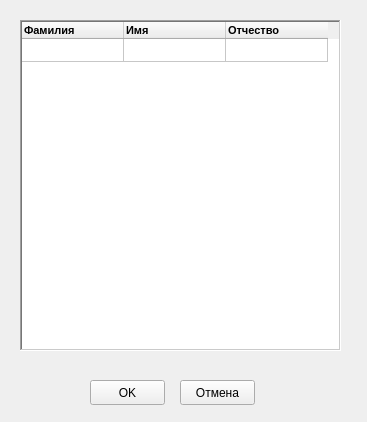
<?xml version="1.0" encoding="UTF-8"?>
<ui version="4.0">
 <class>Form</class>
 <widget class="QWidget" name="Form">
  <property name="windowModality">
   <enum>Qt::ApplicationModal</enum>
  </property>
  <property name="geometry">
   <rect>
    <x>0</x>
    <y>0</y>
    <width>367</width>
    <height>422</height>
   </rect>
  </property>
  <property name="windowTitle">
   <string>Выбор сотрудника</string>
  </property>
  <property name="windowIcon">
   <iconset>
    <normaloff>bmp/18.bmp</normaloff>bmp/18.bmp</iconset>
  </property>
  <widget class="QPushButton" name="pushButton">
   <property name="geometry">
    <rect>
     <x>90</x>
     <y>380</y>
     <width>75</width>
     <height>25</height>
    </rect>
   </property>
   <property name="text">
    <string>OK</string>
   </property>
   <property name="icon">
    <iconset>
     <normaloff>bmp/124.bmp</normaloff>bmp/124.bmp</iconset>
   </property>
  </widget>
  <widget class="QPushButton" name="pushButton_2">
   <property name="geometry">
    <rect>
     <x>180</x>
     <y>380</y>
     <width>75</width>
     <height>25</height>
    </rect>
   </property>
   <property name="text">
    <string>Отмена</string>
   </property>
   <property name="icon">
    <iconset>
     <normaloff>bmp/111.bmp</normaloff>bmp/111.bmp</iconset>
   </property>
  </widget>
  <widget class="QTableWidget" name="tableWidget">
   <property name="geometry">
    <rect>
     <x>20</x>
     <y>20</y>
     <width>321</width>
     <height>331</height>
    </rect>
   </property>
   <property name="frameShape">
    <enum>QFrame::WinPanel</enum>
   </property>
   <property name="lineWidth">
    <number>0</number>
   </property>
   <property name="midLineWidth">
    <number>1</number>
   </property>
   <property name="editTriggers">
    <set>QAbstractItemView::NoEditTriggers</set>
   </property>
   <attribute name="horizontalHeaderCascadingSectionResizes">
    <bool>true</bool>
   </attribute>
   <attribute name="horizontalHeaderMinimumSectionSize">
    <number>100</number>
   </attribute>
   <attribute name="horizontalHeaderDefaultSectionSize">
    <number>102</number>
   </attribute>
   <attribute name="verticalHeaderVisible">
    <bool>false</bool>
   </attribute>
   <attribute name="verticalHeaderMinimumSectionSize">
    <number>20</number>
   </attribute>
   <attribute name="verticalHeaderDefaultSectionSize">
    <number>23</number>
   </attribute>
   <row>
    <property name="text">
     <string/>
    </property>
   </row>
   <column>
    <property name="text">
     <string>Фамилия</string>
    </property>
    <property name="font">
     <font>
      <family>MS Shell Dlg 2</family>
      <pointsize>8</pointsize>
      <weight>75</weight>
      <bold>true</bold>
     </font>
    </property>
    <property name="textAlignment">
     <set>AlignLeading|AlignVCenter</set>
    </property>
   </column>
   <column>
    <property name="text">
     <string>Имя</string>
    </property>
    <property name="font">
     <font>
      <family>MS Shell Dlg 2</family>
      <pointsize>8</pointsize>
      <weight>75</weight>
      <bold>true</bold>
     </font>
    </property>
    <property name="textAlignment">
     <set>AlignLeading|AlignVCenter</set>
    </property>
   </column>
   <column>
    <property name="text">
     <string>Отчество</string>
    </property>
    <property name="font">
     <font>
      <family>MS Shell Dlg 2</family>
      <pointsize>8</pointsize>
      <weight>75</weight>
      <bold>true</bold>
     </font>
    </property>
    <property name="textAlignment">
     <set>AlignLeading|AlignVCenter</set>
    </property>
   </column>
  </widget>
 </widget>
 <resources/>
 <connections/>
</ui>
